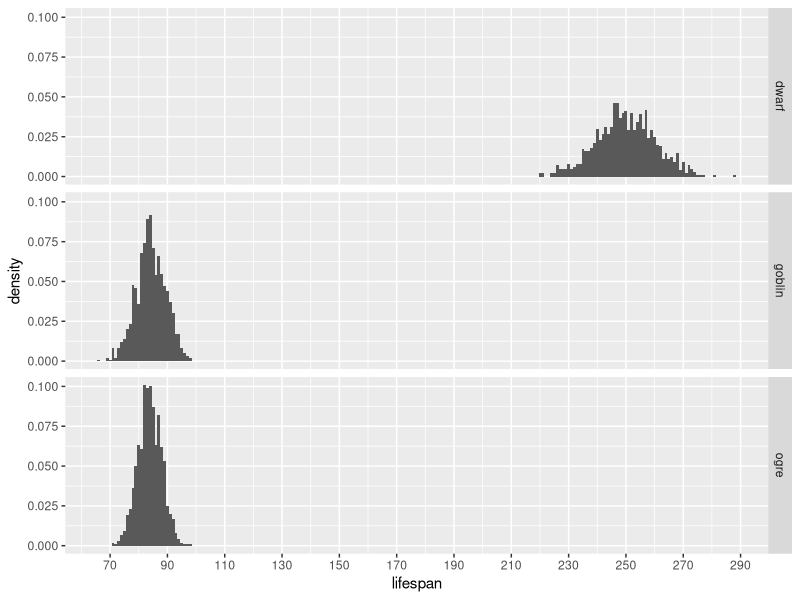
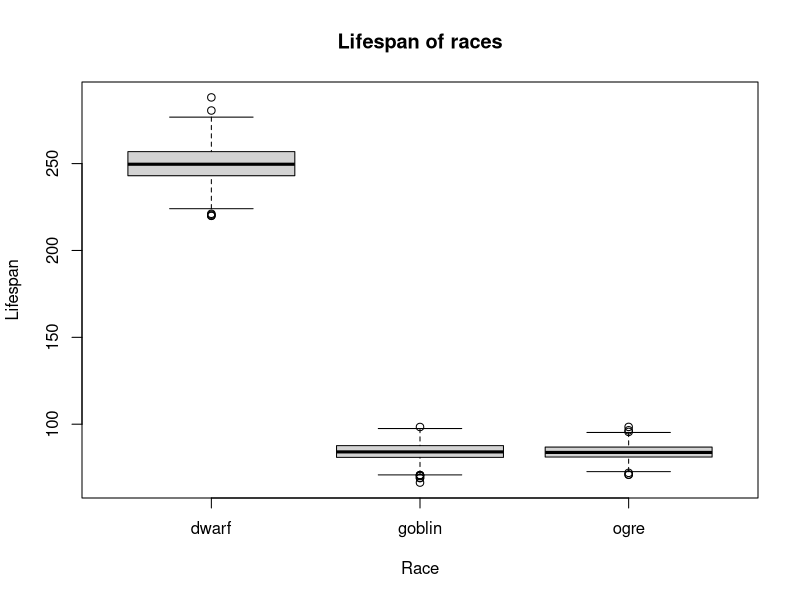

Source code (R) for these figures, in order: (Note: this script raises an error after producing the figures.)
library(ggplot2)

set.seed(1)

# d - dwarves
# o - ogres
# g - goblins

m_d <- 250
m_o <- 83.9
m_g <- 84.1

sd_d <- 10
sd_o <- 4
sd_g <- 5

# ls - life span

sample_size = 1000

ls_d <- rnorm(n = sample_size, mean = m_d, sd = sd_d)
ls_o <- rnorm(n = sample_size, mean = m_o, sd = sd_o)
ls_g <- rnorm(n = sample_size, mean = m_g, sd = sd_g)

# combine data

lifespan <- c(ls_d, ls_o, ls_g)
race <- c(rep("dwarf", sample_size), rep("ogre", sample_size), rep("goblin", sample_size))

creatures <- data.frame(lifespan, race)

samp <- sample(1:dim(creatures)[1], size = 6)
data.frame(round(creatures$lifespan[samp]), creatures$race[samp])

# summary

summary(creatures)

summary(split(creatures, race)$dwarf)
summary(split(creatures, race)$goblin)
summary(split(creatures, race)$ogre)

# visualize

ggplot(creatures, aes(x = lifespan, y = ..density..)) +
    geom_histogram(binwidth = 1) +
    facet_grid(race ~ .) +
    scale_x_continuous(breaks = seq(from = 50, to = 290, by = 20))

boxplot(lifespan ~ race, data = creatures,
        main = "Lifespan of races",
        xlab = "Race",
        ylab = "Lifespan")

# check normality

shapiro.test(as.matrix(subset(creatures, race == "dwarf", select = "lifespan")))
shapiro.test(as.matrix(subset(creatures, race == "ogre", select = "lifespan")))
shapiro.test(as.matrix(subset(creatures, race == "goblin", select = "lifespan")))

# one-way ANOVA

oneway.test(lifespan ~ race, data = creatures)

oneway.test(lifespan ~ race, data = subset(creatures, race != "dwarf"))
oneway.test(lifespan ~ race, data = creatures, subset = which(creatures$race != "dwarf"))

# Robust ANOVA (Kruskal-Wallis test)
# sea cruise, weak / strong stomach

rating_weak   <- c(sapply(sapply(rpois(sample_size * 7 / 16, 2), max, 1), min, 10), floor(runif(sample_size * 9 / 16, min = 1, max = 4)))
rating_strong <- c(sapply(sapply(rpois(sample_size * 7 / 16, 9), max, 1), min, 10), floor(runif(sample_size * 9 / 16, min = 8, max = 11)))

rating <- c(rating_weak, rating_strong)
stomach <- c(rep("weak", sample_size), rep("strong", sample_size))

cruise_ratings <- data.frame(rating, stomach)

ggplot(cruise_ratings, aes(x = rating)) +
    geom_histogram(binwidth = 0.5) +
    scale_x_continuous(breaks = seq(from = 0, to = 10, by = 1)) +
    facet_grid(stomach ~ .)

kruskal.test(rating ~ stomach, data = cruise_ratings)


